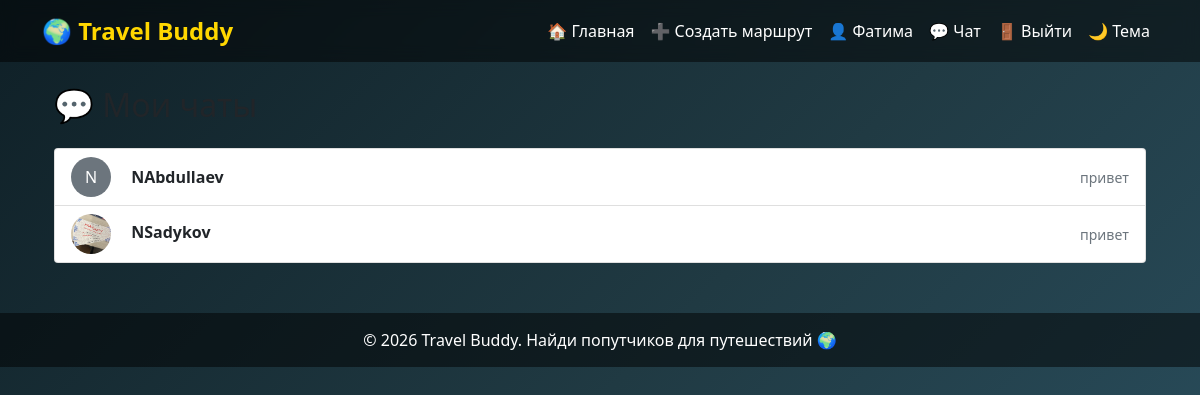
The app's page /chat/list/ (signed in) with its own data.
### users/models.py (models this page shows, shortened)
class User(AbstractUser):
    avatar = models.ImageField(upload_to='avatars/', blank=True, null=True)
    bio = models.TextField(blank=True)
    interests = models.TextField(blank=True)
    rating = models.DecimalField(max_digits=3, decimal_places=2, default=0.00)
    is_active = models.BooleanField(default=True)
    is_admin = models.BooleanField(default=False)
    class Meta:
        verbose_name = 'Пользователь'
        verbose_name_plural = 'Пользователи'

### chat/models.py (models this page shows, shortened)
class PrivateMessage(models.Model):
    sender = models.ForeignKey(User, on_delete=models.CASCADE, related_name='sent_private_messages', verbose_name='Отправитель')
    receiver = models.ForeignKey(User, on_delete=models.CASCADE, related_name='received_private_messages', verbose_name='Получатель')
    text = models.TextField(verbose_name='Текст сообщения')
    is_read = models.BooleanField(default=False, verbose_name='Прочитано')
    created_at = models.DateTimeField(auto_now_add=True, verbose_name='Дата отправки')
    class Meta:
        ordering = ['created_at']
        verbose_name = 'Личное сообщение'
        verbose_name_plural = 'Личные сообщения'

### chat/views.py (the view)
# urls.py: path('list/', views.chat_list, name='chat_list'),
@login_required
def chat_list(request):
    from django.db.models import Max
    sent_users = PrivateMessage.objects.filter(sender=request.user).values_list('receiver_id', flat=True)
    received_users = PrivateMessage.objects.filter(receiver=request.user).values_list('sender_id', flat=True)
    chat_user_ids = set(list(sent_users) + list(received_users))
    chats = []
    from users.models import User
    for user_id in chat_user_ids:
        other_user = User.objects.get(id=user_id)
        last_message = PrivateMessage.objects.filter(
            (models.Q(sender=request.user, receiver=other_user) |
             models.Q(sender=other_user, receiver=request.user))
        ).order_by('-created_at').first()
        unread_count = PrivateMessage.objects.filter(
            sender=other_user, receiver=request.user, is_read=False
        ).count()
        chats.append({
            'user': other_user,
            'last_message': last_message.text[:50] if last_message else '',
            'unread_count': unread_count,
        })
    chats.sort(key=lambda x: x.get('last_message', ''), reverse=True)
    return render(request, 'chat/chat_list.html', {'chats': chats})

### chat/templates/chat/chat_list.html (shortened to what this page needs)
{% extends 'base.html' %}
{% block content %}
<div class="container mt-4">
    <h2 class="mb-4">💬 Мои чаты</h2>
    {% if chats %}
        <div class="list-group">
            {% for chat in chats %}
                <a href="{% url 'private_chat' chat.user.id %}" class="list-group-item list-group-item-action">
                    <div class="d-flex justify-content-between align-items-center">
                        <div>
                            {% if chat.user.avatar %}
                                <img src="{{ chat.user.avatar.url }}" class="rounded-circle me-3" style="width: 40px; height: 40px; object-fit: cover;">
                            {% else %}
                                <div class="rounded-circle bg-secondary text-white d-inline-flex align-items-center justify-content-center me-3" style="width: 40px; height: 40px;">
                                    {{ chat.user.username|make_list|first|upper }}
                                </div>
                            {% endif %}
                            <strong>{{ chat.user.username }}</strong>
                        </div>
                        <small class="text-muted">{{ chat.last_message|truncatechars:30 }}</small>
                    </div>
                </a>
            {% endfor %}
        </div>
    {% else %}
        <div class="alert alert-info">
            У вас пока нет чатов. Начните общение с авторами маршрутов!
        </div>
    {% endif %}
</div>
{% endblock %}

### templates/base.html (shortened to what this page needs)
<!DOCTYPE html>
<html lang="ru">
<head>
    <link href="https://cdn.jsdelivr.net/npm/bootstrap@5.1.3/dist/css/bootstrap.min.css" rel="stylesheet">
</head>
<body>
    <nav class="navbar navbar-expand-lg navbar-dark">
        <div class="container">
            <a class="navbar-brand" href="{% url 'home' %}">🌍 Travel Buddy</a>
            <div class="collapse navbar-collapse" id="navbarNav">
                <ul class="navbar-nav ms-auto">
                    <li class="nav-item"><a class="nav-link" href="{% url 'home' %}">🏠 Главная</a></li>
                    {% if user.is_authenticated %}
                        <li class="nav-item"><a class="nav-link" href="{% url 'route_create' %}">➕ Создать маршрут</a></li>
                        <li class="nav-item"><a class="nav-link" href="{% url 'profile' user.id %}">👤 {{ user.username }}</a></li>
                        <li class="nav-item">
                            <a class="nav-link" href="{% url 'chat_list' %}" style="position: relative;">
                                💬 Чат
                            </a>
                        </li>
                        <li class="nav-item">
                            <form action="{% url 'logout' %}" method="post" style="display: inline;">
                                <button type="submit" class="nav-link btn btn-link" style="background: none; border: none; color: white; text-decoration: none; cursor: pointer;">🚪 Выйти</button>
                            </form>
                        </li>
                    {% else %}
                        <li class="nav-item"><a class="nav-link" href="{% url 'login' %}">🔑 Войти</a></li>
                        <li class="nav-item"><a class="nav-link" href="{% url 'register' %}">📝 Регистрация</a></li>
                    {% endif %}
                    <li class="nav-item">
                        <button id="themeToggle" class="btn btn-link nav-link" style="background: none; border: none;">🌙 Тема</button>
                    </li>
                </ul>
            </div>
        </div>
    </nav>
    <div class="container mt-4">
        {% block content %}
        {% endblock %}
    </div>
    <div class="footer">
        <div class="container">
            <p class="mb-0">© 2026 Travel Buddy. Найди попутчиков для путешествий 🌍</p>
        </div>
    </div>

### templates/base.html (style rules this page uses)
* { margin: 0; padding: 0; box-sizing: border-box; }
body { font-family: 'Segoe UI', Tahoma, Geneva, Verdana, sans-serif; min-height: 100vh; background: linear-gradient(135deg, #0f2027 0%, #203a43 50%, #2c5364 100%); position: relative; transition: background 0.3s ease; }
body::before { content: ''; position: fixed; top: 0; left: 0; right: 0; bottom: 0; background-image: url('https://images.unsplash.com/photo-1469474968028-56623f02e42e?w=1920'); background-size: cover; background-position: center; background-attachment: fixed; opacity: 0.3; z-index: 0; }
.navbar, .container, .footer { position: relative; z-index: 1; }
.navbar { background: rgba(0, 0, 0, 0.5) !important; backdrop-filter: blur(8px); }
.navbar-brand { font-weight: bold; color: #ffd700 !important; font-size: 1.5rem; }
.nav-link { color: white !important; transition: 0.3s; }
.footer { background: rgba(0, 0, 0, 0.5); color: white; text-align: center; padding: 15px; margin-top: 50px; }

### records on screen
User: username "Фатима"
User: user.username|make_list "N", user.username "NAbdullaev", last_message "привет"
User: user.avatar (picture), user.username "NSadykov", last_message "привет"
